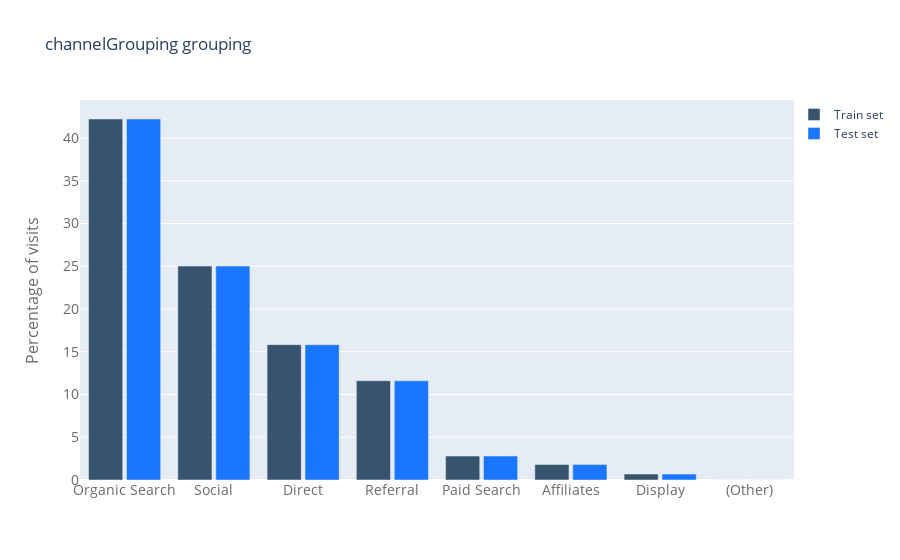

Write notebook code for a chart like this one.
### Code cell
def barplot_percentage(count_feat, color1= 'rgb(55, 83, 109)', 
                       color2= 'rgb(26, 118, 255)',num_bars= None):

    train_channel = 100*train[count_feat].value_counts()/len(train)
    train_channel = train_channel.to_frame().reset_index()
    test_channel = 100*test[count_feat].value_counts()/len(test)
    test_channel = test_channel.to_frame().reset_index()
    if num_bars:
        train_channel = train_channel.head(num_bars)
        test_channel = test_channel.head(num_bars)

    trace0 = go.Bar(
        x=train_channel['index'],
        y=train_channel[count_feat],
        name='Train set',
        marker=dict(color=color1)
    )
    trace1 = go.Bar(
        x=test_channel['index'],
        y=test_channel[count_feat],
        name='Test set',
        marker=dict(color=color2,)
    )

    layout = go.Layout(
        title='{} grouping'.format(count_feat),
        xaxis=dict(
            tickfont=dict(size=14, color='rgb(107, 107, 107)')
        ),
        yaxis=dict(
            title='Percentage of visits',
            titlefont=dict(size=16, color='rgb(107, 107, 107)'),
            tickfont=dict(size=14, color='rgb(107, 107, 107)')
        ),
        legend=dict(
            x=1.0,
            y=1.0,
            bgcolor='rgba(255, 255, 255, 0)',
            bordercolor='rgba(255, 255, 255, 0)'
        ),
        barmode='group',
        bargap=0.15,
        bargroupgap=0.1
    )

    fig = go.Figure(data=[trace0, trace1], layout=layout)
    iplot(fig)
barplot_percentage('channelGrouping')

### Figure 1 — Plotly figure (JSON) as saved in the notebook; plotly's stock layout.template omitted (floating-point values rounded to 4 significant figures)
{"data": [{"marker": {"color": "rgb(55, 83, 109)"}, "name": "Train set", "type": "bar", "x": ["Organic Search", "Social", "Direct", "Referral", "Paid Search", "Affiliates", "Display", "(Other)"], "y": [42.22, 25.02, 15.83, 11.6, 2.803, 1.815, 0.693, 0.01328]}, {"marker": {"color": "rgb(26, 118, 255)"}, "name": "Test set", "type": "bar", "x": ["Organic Search", "Social", "Direct", "Referral", "Paid Search", "Affiliates", "Display", "(Other)"], "y": [42.22, 25.02, 15.83, 11.6, 2.803, 1.815, 0.693, 0.01328]}], "layout": {"bargap": 0.15, "bargroupgap": 0.1, "barmode": "group", "legend": {"bgcolor": "rgba(255, 255, 255, 0)", "bordercolor": "rgba(255, 255, 255, 0)", "x": 1, "y": 1}, "title": {"text": "channelGrouping grouping"}, "xaxis": {"tickfont": {"color": "rgb(107, 107, 107)", "size": 14}}, "yaxis": {"tickfont": {"color": "rgb(107, 107, 107)", "size": 14}, "title": {"font": {"color": "rgb(107, 107, 107)", "size": 16}, "text": "Percentage of visits"}}}}
